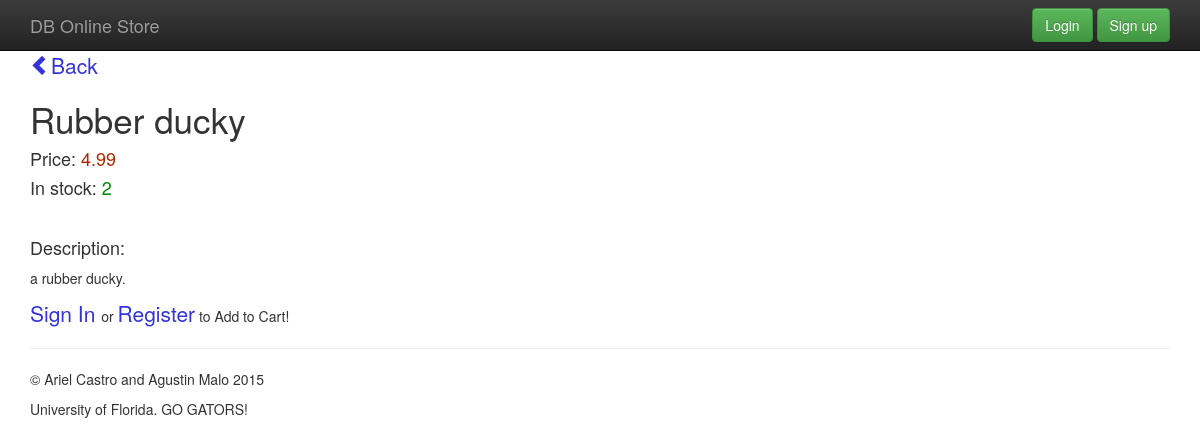
Before: /product/18/ with the older database file.
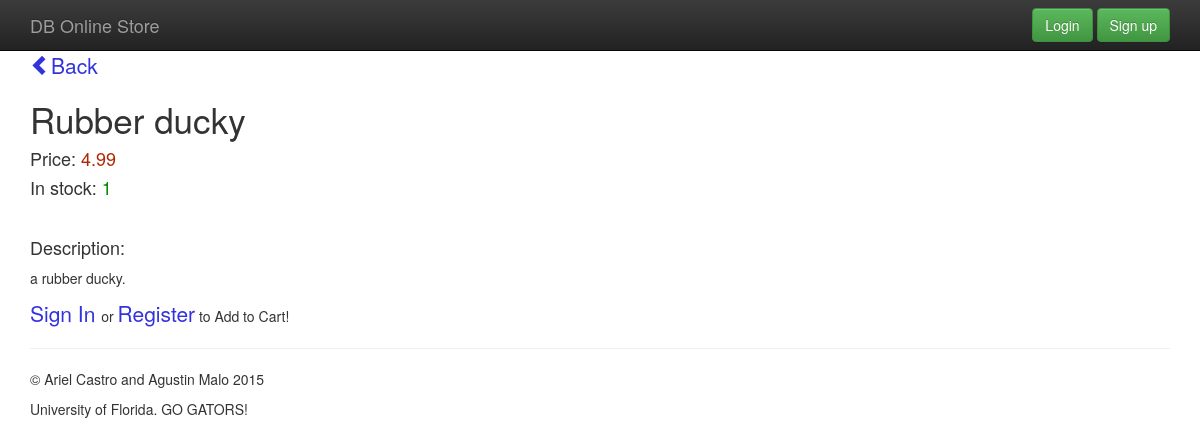
After: the same page with the newer database file.
### main_store/models.py (models this page shows, shortened)
class Product(models.Model):
    name = models.CharField(max_length=100)
    price = models.DecimalField(max_digits=8, decimal_places=2)
    stock_quantity = models.IntegerField()
    description = models.TextField()
    active = models.BooleanField()

### main_store/views.py (the view)
# urls.py: url(r'^product/(?P<id>\d+)/', storeViews.product_detail, name='product_detail'),
def product_detail(request, id):
    print request.method
    print "this ithe id: " + id
    if request.method == 'POST':
        print "Cart is post"
        current_user = request.user
        user_id = current_user.id
        user_profile = UserProfile.objects.get(user_id=user_id)
        productInstance = Product.objects.get(id=id)
        agg_price_value = float(productInstance.price) * float(request.POST.get('quantity'))
        print agg_price_value
        cartObj = Cart(user=user_profile, product=productInstance, product_price=productInstance.price, agg_price=agg_price_value)
        cart_form = CartForm(data=request.POST,instance=cartObj)
        if cart_form.is_valid():
            print "Cart is valid"
            cart = cart_form.save()
            cart.UserProfile_id = user_profile.id
            cart.product_id = id
            print "checking for null" + cart.product_id
            cart.save()
            return HttpResponseRedirect(reverse('cart'))
    else:
        try:
            product = Product.objects.get(id=id)
            cart_form = CartForm(data=request.POST)
            print "Cart is else"
        except Product.DoesNotExist:
            raise Http404('This item does not exist')
    return render(request, 'products/product_detail.html', {
        'product': product,
        'cart_form': cart_form,
    })

### db_online_store/templates/products/product_detail.html (shortened to what this page needs)
{% extends "base.html" %}
{% block content %}
	<a href="{% url 'index' %}"><span class="glyphicon glyphicon-chevron-left" aria-hidden="true"></span>Back</a>
	<h3>{{product.name | capfirst }}</h3>
	<h4>Price: <span style="color: rgb(177, 39, 4)">{{product.price}}</span> </h4>
	<h4>In stock: <span style="color: rgb(0, 138, 0)">{{ product.stock_quantity }}</span> </h4>
	<br/>
	<h4>Description:</h4>
	<p> {{ product.description }} </p>
	{% if user.is_anonymous %}
	<p><a href="{% url 'login' %}">Sign In </a>or <a href="{% url 'register' %}">Register</a> to Add to Cart!</p>
	{% endif %}
{% endblock content %}

Changed rows visible on the page:
changed Product "Rubber ducky": stock_quantity "2" → "1"
